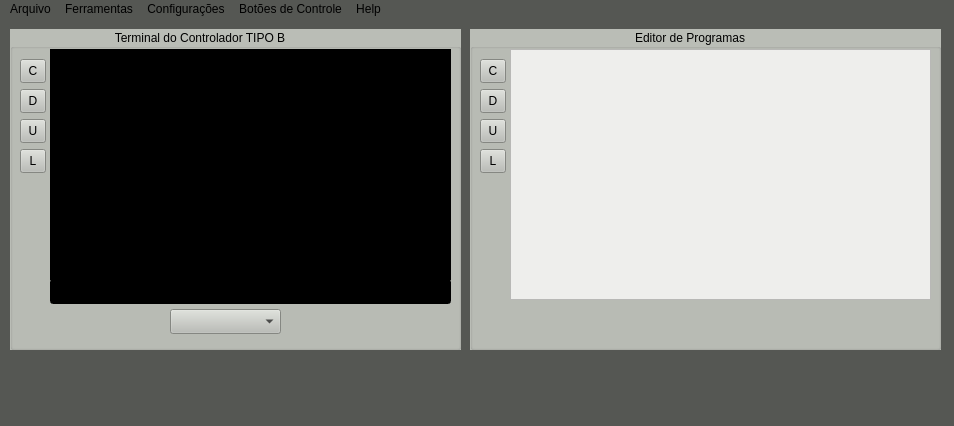
<?xml version="1.0" encoding="UTF-8"?>
<ui version="4.0">
 <class>MainWindow</class>
 <widget class="QMainWindow" name="MainWindow">
  <property name="geometry">
   <rect>
    <x>0</x>
    <y>0</y>
    <width>954</width>
    <height>426</height>
   </rect>
  </property>
  <property name="windowTitle">
   <string>MainWindow</string>
  </property>
  <property name="autoFillBackground">
   <bool>false</bool>
  </property>
  <property name="styleSheet">
   <string notr="true">
background-color: rgb(85, 87, 83);</string>
  </property>
  <widget class="QWidget" name="centralWidget">
   <widget class="QGroupBox" name="groupBox">
    <property name="geometry">
     <rect>
      <x>470</x>
      <y>10</y>
      <width>471</width>
      <height>321</height>
     </rect>
    </property>
    <property name="styleSheet">
     <string notr="true">background-color: rgb(186, 189, 182);</string>
    </property>
    <property name="title">
     <string>                                                 Editor de Programas</string>
    </property>
    <widget class="QTextBrowser" name="textBrowser">
     <property name="geometry">
      <rect>
       <x>40</x>
       <y>20</y>
       <width>421</width>
       <height>251</height>
      </rect>
     </property>
     <property name="styleSheet">
      <string notr="true">background-color: rgb(238, 238, 236);</string>
     </property>
     <property name="readOnly">
      <bool>false</bool>
     </property>
    </widget>
    <widget class="QToolButton" name="toolButton">
     <property name="geometry">
      <rect>
       <x>10</x>
       <y>30</y>
       <width>26</width>
       <height>24</height>
      </rect>
     </property>
     <property name="text">
      <string>C</string>
     </property>
    </widget>
    <widget class="QToolButton" name="toolButton_2">
     <property name="geometry">
      <rect>
       <x>10</x>
       <y>60</y>
       <width>26</width>
       <height>24</height>
      </rect>
     </property>
     <property name="text">
      <string>D</string>
     </property>
    </widget>
    <widget class="QToolButton" name="toolButton_3">
     <property name="geometry">
      <rect>
       <x>10</x>
       <y>90</y>
       <width>26</width>
       <height>24</height>
      </rect>
     </property>
     <property name="text">
      <string>U</string>
     </property>
    </widget>
    <widget class="QToolButton" name="toolButton_4">
     <property name="geometry">
      <rect>
       <x>10</x>
       <y>120</y>
       <width>26</width>
       <height>24</height>
      </rect>
     </property>
     <property name="text">
      <string>L</string>
     </property>
    </widget>
   </widget>
   <widget class="QGroupBox" name="groupBox_3">
    <property name="geometry">
     <rect>
      <x>10</x>
      <y>10</y>
      <width>451</width>
      <height>321</height>
     </rect>
    </property>
    <property name="autoFillBackground">
     <bool>false</bool>
    </property>
    <property name="styleSheet">
     <string notr="true">background-color: rgb(186, 189, 182);</string>
    </property>
    <property name="title">
     <string>                               Terminal do Controlador TIPO B</string>
    </property>
    <widget class="QToolButton" name="toolButton_9">
     <property name="geometry">
      <rect>
       <x>10</x>
       <y>30</y>
       <width>26</width>
       <height>24</height>
      </rect>
     </property>
     <property name="text">
      <string>C</string>
     </property>
    </widget>
    <widget class="QToolButton" name="toolButton_10">
     <property name="geometry">
      <rect>
       <x>10</x>
       <y>60</y>
       <width>26</width>
       <height>24</height>
      </rect>
     </property>
     <property name="text">
      <string>D</string>
     </property>
    </widget>
    <widget class="QToolButton" name="toolButton_11">
     <property name="geometry">
      <rect>
       <x>10</x>
       <y>90</y>
       <width>26</width>
       <height>24</height>
      </rect>
     </property>
     <property name="text">
      <string>U</string>
     </property>
    </widget>
    <widget class="QToolButton" name="toolButton_12">
     <property name="geometry">
      <rect>
       <x>10</x>
       <y>120</y>
       <width>26</width>
       <height>24</height>
      </rect>
     </property>
     <property name="text">
      <string>L</string>
     </property>
    </widget>
    <widget class="QTextBrowser" name="textBrowser_2">
     <property name="geometry">
      <rect>
       <x>40</x>
       <y>20</y>
       <width>401</width>
       <height>231</height>
      </rect>
     </property>
     <property name="styleSheet">
      <string notr="true">background-color: rgb(0, 0, 0);
color: rgb(78, 154, 6);
</string>
     </property>
    </widget>
    <widget class="QComboBox" name="comboBox">
     <property name="geometry">
      <rect>
       <x>160</x>
       <y>280</y>
       <width>111</width>
       <height>25</height>
      </rect>
     </property>
    </widget>
    <widget class="QLineEdit" name="lineEdit">
     <property name="geometry">
      <rect>
       <x>40</x>
       <y>250</y>
       <width>401</width>
       <height>25</height>
      </rect>
     </property>
     <property name="styleSheet">
      <string notr="true">background: rgb(0, 0, 0);
color: rgb(74, 158, 6);
</string>
     </property>
    </widget>
   </widget>
  </widget>
  <widget class="QStatusBar" name="statusBar"/>
  <widget class="QMenuBar" name="menuBar">
   <property name="geometry">
    <rect>
     <x>0</x>
     <y>0</y>
     <width>954</width>
     <height>20</height>
    </rect>
   </property>
   <widget class="QMenu" name="menuLabBot">
    <property name="title">
     <string>Arquivo</string>
    </property>
   </widget>
   <widget class="QMenu" name="menuFerramentas">
    <property name="title">
     <string>Ferramentas</string>
    </property>
   </widget>
   <widget class="QMenu" name="menuConfigura_es">
    <property name="title">
     <string>Configurações</string>
    </property>
   </widget>
   <widget class="QMenu" name="menuBot_es_de_Controle">
    <property name="title">
     <string>Botões de Controle</string>
    </property>
   </widget>
   <widget class="QMenu" name="menuHelp">
    <property name="title">
     <string>Help</string>
    </property>
   </widget>
   <addaction name="menuLabBot"/>
   <addaction name="menuFerramentas"/>
   <addaction name="menuConfigura_es"/>
   <addaction name="menuBot_es_de_Controle"/>
   <addaction name="menuHelp"/>
  </widget>
 </widget>
 <layoutdefault spacing="6" margin="11"/>
 <resources/>
 <connections/>
</ui>
